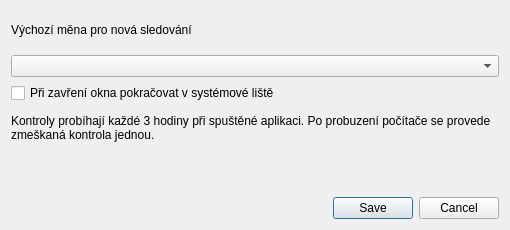
<?xml version="1.0" encoding="UTF-8"?>
<ui version="4.0">
 <class>SettingsDialog</class>
 <widget class="QDialog" name="SettingsDialog">
  <property name="windowTitle"><string>Nastavení</string></property>
  <property name="minimumSize"><size><width>510</width><height>230</height></size></property>
  <layout class="QVBoxLayout" name="layout">
   <item><widget class="QLabel" name="currencyLabel"><property name="text"><string>Výchozí měna pro nová sledování</string></property></widget></item>
   <item><widget class="QComboBox" name="currencyCombo"/></item>
   <item><widget class="QCheckBox" name="trayCheck"><property name="text"><string>Při zavření okna pokračovat v systémové liště</string></property></widget></item>
   <item><widget class="QLabel" name="infoLabel"><property name="text"><string>Kontroly probíhají každé 3 hodiny při spuštěné aplikaci. Po probuzení počítače se provede zmeškaná kontrola jednou.</string></property><property name="wordWrap"><bool>true</bool></property></widget></item>
   <item><widget class="QLabel" name="pathLabel"><property name="wordWrap"><bool>true</bool></property><property name="textInteractionFlags"><set>Qt::TextSelectableByMouse</set></property></widget></item>
   <item><widget class="QDialogButtonBox" name="buttonBox"><property name="standardButtons"><set>QDialogButtonBox::Cancel|QDialogButtonBox::Save</set></property></widget></item>
  </layout>
 </widget>
 <resources/>
 <connections/>
</ui>
